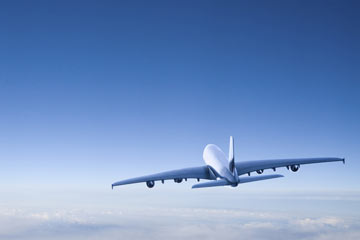
#> input picture Python/Projects/Major Project/Open CV2/images/example_02.jpg, 360 x 240 px
$ python '6. chapter3.py'
#> lines starting #> are read from the running program, lines starting #| are printed output that depends on the picture
import cv2
import numpy as np
from numpy.core import arrayprint


def stackImages(scale, imgArray):
    rows = len(imgArray)
    cols = len(imgArray[0])
    rowsAvailable = isinstance(imgArray[0], list)
    width = imgArray[0][0].shape[1]
    height = imgArray[0][0].shape[0]
    if rowsAvailable:
        for x in range(0, rows):
            for y in range(0, cols):
                if imgArray[x][y].shape[:2] == imgArray[0][0].shape[:2]:
                    imgArray[x][y] = cv2.resize(
                        imgArray[x][y], (0, 0), None, scale, scale)
                else:
                    imgArray[x][y] = cv2.resize(
                        imgArray[x][y], (imgArray[0][0].shape[1], imgArray[0][0].shape[0]), None, scale, scale)
                if len(imgArray[x][y].shape) == 2:
                    imgArray[x][y] = cv2.cvtColor(
                        imgArray[x][y], cv2.COLOR_GRAY2BGR)
        imageBlank = np.zeros((height, width, 3), np.uint8)
        hor = [imageBlank]*rows
        hor_con = [imageBlank]*rows
        for x in range(0, rows):
            hor[x] = np.hstack(imgArray[x])
        ver = np.vstack(hor)
    else:
        for x in range(0, rows):
            if imgArray[x].shape[:2] == imgArray[0].shape[:2]:
                imgArray[x] = cv2.resize(
                    imgArray[x], (0, 0), None, scale, scale)
            else:
                imgArray[x] = cv2.resize(
                    imgArray[x], (imgArray[0].shape[1], imgArray[0].shape[0]), None, scale, scale)
            if len(imgArray[x].shape) == 2:
                imgArray[x] = cv2.cvtColor(imgArray[x], cv2.COLOR_GRAY2BGR)
        hor = np.hstack(imgArray)
        ver = hor
    return ver

# DONT REMEMBER THE FUNCTION
# just remember it stacks images together.


img = cv2.imread("images/example_02.jpg")
#> img is the input picture: shape (240, 360, 3); mean B, G, R 194.3, 145.2, 114.2
grey = cv2.cvtColor(img, cv2.COLOR_BGR2GRAY)
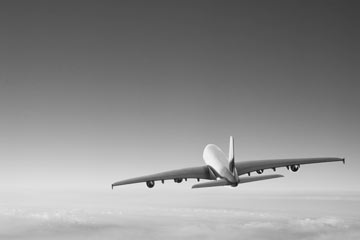
#> grey: shape (240, 360); min 4, max 249, mean 141.5
arrayImage = stackImages(0.5, ([img, grey, img], [img, img, img]))
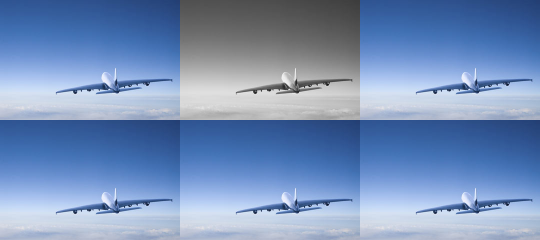
#> arrayImage: shape (240, 540, 3); mean B, G, R 185.7, 144.8, 119

cv2.imshow("output", arrayImage)
cv2.waitKey(0)

$ run again, with Python/Projects/Major Project/Open CV2/images/example_03.jpg copied over Python/Projects/Major Project/Open CV2/images/example_02.jpg
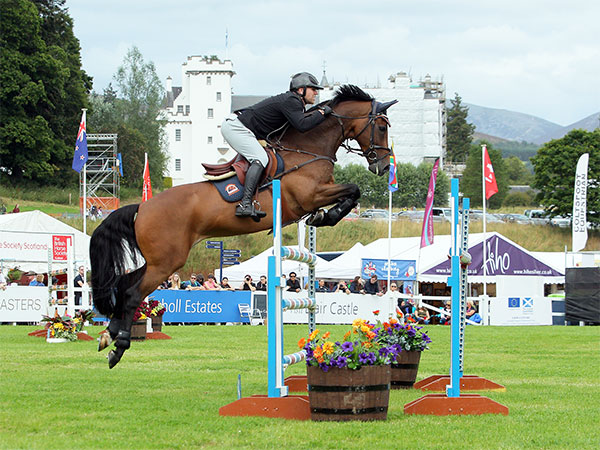
#> input picture Python/Projects/Major Project/Open CV2/images/example_03.jpg, 600 x 450 px
#> img is the input picture: shape (450, 600, 3); mean B, G, R 134.4, 159.9, 149.4
#> `grey = cv2.cvtColor(img, cv2.COLOR_BGR2GRAY)`:
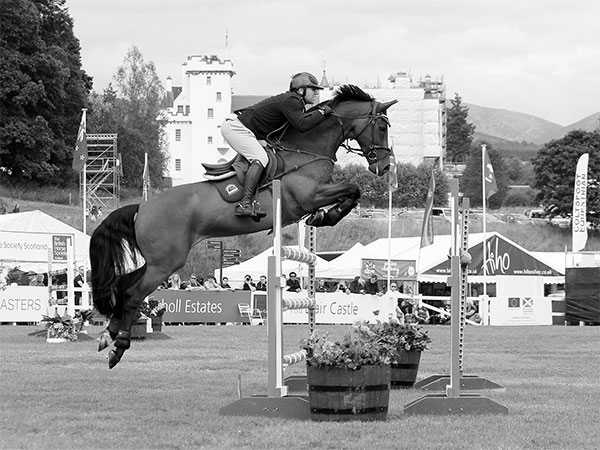
#> grey: shape (450, 600); min 0, max 255, mean 153.9
#> `arrayImage = stackImages(0.5, ([img, grey, img], [img, img, img]))`:
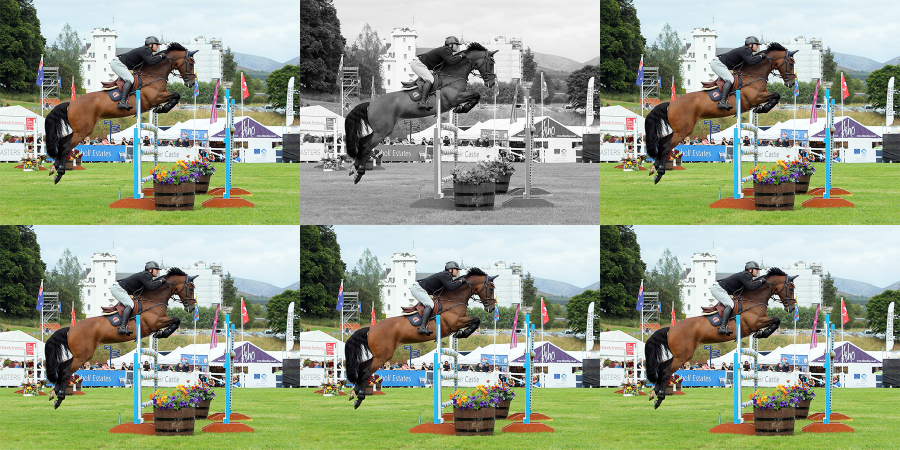
#> arrayImage: shape (450, 900, 3); mean B, G, R 137.8, 159, 150.3
